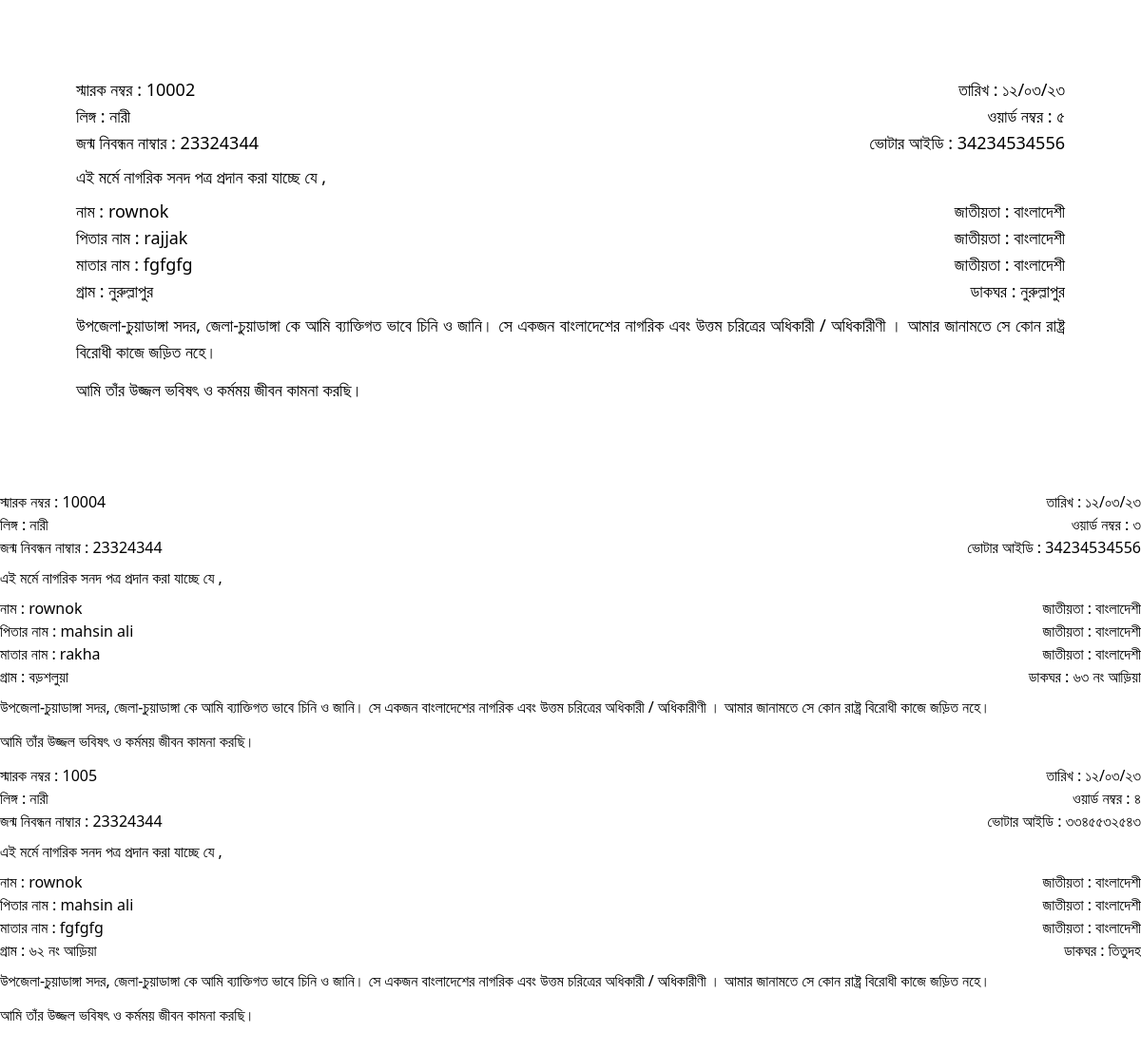
The app's page /nagorikreport.php with its own data.
### tables this page shows
CREATE TABLE `nagorik` (
  `id` int(11) NOT NULL,
  `sarok` varchar(255) NOT NULL,
  `name` varchar(255) NOT NULL,
  `fathername` varchar(255) NOT NULL,
  `mothername` varchar(255) NOT NULL,
  `gram` varchar(255) NOT NULL,
  `word` varchar(255) NOT NULL,
  `birthno` varchar(255) NOT NULL,
  `voterid` varchar(255) NOT NULL,
  `mobileno` varchar(255) NOT NULL,
  `gender` varchar(255) NOT NULL,
  `dakghor` varchar(255) NOT NULL
);

### nagorikreport.php (the view, shortened to what this page needs)
<!DOCTYPE html>
<html lang="en" dir="ltr">
<head>
    <script src="https://cdn.tailwindcss.com"></script>
</head>
<body class='bg-white mb-10'>
<div class='px-20 py-20 relative text-lg'>
<?php
                    include '../../_dbconnect.php';
                    $query = "SELECT * FROM `nagorik`";
                    $poriciti = mysqli_query($con, $query);
                    while ($row = mysqli_fetch_assoc($poriciti)) {
                    ?>
<div class="flex justify-between items-center">
<p class=''>স্মারক নম্বর : <span><?= $row['sarok'] ?></span></p>
<p class=''>তারিখ : ১২/০৩/২৩</p>
</div>
<div class="flex justify-between items-start">
<p>লিঙ্গ : <span><?= $row['gender'] ?></span> </p>
<p class=''>ওয়ার্ড নম্বর : <span><?= $row['word'] ?></span></p>
</div>
<div class="flex justify-between items-start">
<p>জন্ম নিবন্ধন নাম্বার : <span><?= $row['birthno'] ?></span> </p>
<p>ভোটার আইডি : <span><?= $row['voterid'] ?></span> </p>
</div>
<p class="my-2">এই মর্মে নাগরিক সনদ পত্র প্রদান করা যাচ্ছে যে ,</p>
<div class="flex justify-between items-start">
<p>নাম : <span><?= $row['name'] ?></span> </p>
<p>জাতীয়তা  : বাংলাদেশী </p>
</div>
<div class="flex justify-between items-start">
<p>পিতার নাম : <span><?= $row['fathername'] ?></span> </p>
<p>জাতীয়তা  : বাংলাদেশী </p>
</div>
<div class="flex justify-between items-start">
<p>মাতার নাম : <span><?= $row['mothername'] ?></span> </p>
<p>জাতীয়তা  : বাংলাদেশী </p>
</div>
<div class="flex justify-between items-start">
<p>গ্রাম : <span><?= $row['gram'] ?></span> </p>
<p>ডাকঘর : <span><?= $row['dakghor'] ?></span></p>
</div>
<p class="text-justify my-2">উপজেলা-চুয়াডাঙ্গা সদর, জেলা-চুয়াডাঙ্গা  কে আমি ব্যাক্তিগত  ভাবে চিনি ও জানি। সে
একজন  বাংলাদেশের  নাগরিক এবং  উত্তম চরিত্রের অধিকারী / অধিকারীণী । আমার
জানামতে সে কোন রাষ্ট্র বিরোধী কাজে জড়িত নহে।
</p>
<p class="my-3">আমি তাঁর উজ্জল ভবিষৎ ও কর্মময় জীবন কামনা করছি।</p>
        </div>
            <?php
                    }
            ?>
</body>
</html>

### records on screen
nagorik: sarok "10002", gender "নারী", word "৫", birthno "23324344", voterid "34234534556", name "rownok", fathername "rajjak", mothername "fgfgfg", gram "নুরুল্লাপুর", dakghor "নুরুল্লাপুর"
nagorik: sarok "10004", gender "নারী", word "৩", birthno "23324344", voterid "34234534556", name "rownok", fathername "mahsin ali", mothername "rakha", gram "বড়শলুয়া", dakghor "৬৩ নং আড়িয়া"
nagorik: sarok "1005", gender "নারী", word "৪", birthno "23324344", voterid "৩৩৪৫৫৩২৫৪৩", name "rownok", fathername "mahsin ali", mothername "fgfgfg", gram "৬২ নং আড়িয়া", dakghor "তিতুদহ"
